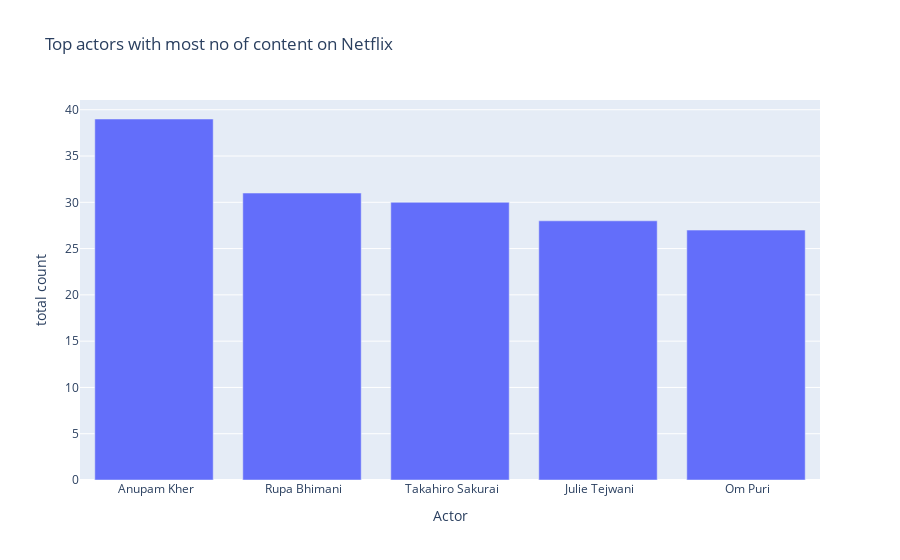

Notebook cell for this chart:
### Markdown cell above
** Analysing top 5 actors on Netflix

### Code cell
df['cast'] = df['cast'].fillna("Cast not specified")  # fill null values
df_cast = pd.DataFrame()    # create the dataframe
df_cast = df['cast'].str.split(',',expand=True).stack()  # split the cast members to make different row for each
df_cast = df_cast.to_frame()    # convert to table/dataframe 
df_cast.columns = ["Actor"]  # Set the column title to Actor
actors = df_cast.groupby(["Actor"]).size().reset_index(name='total count')  # new df to group cast by total count
actors = actors[actors.Actor != 'Cast not specified']   # To remove cast not specified row
actors = actors.sort_values(by='total count', ascending=False)  # sort by total count
top5actors = actors.head()  # new df for top 5 actors
top5actors = top5actors.sort_values(by='total count', ascending=False)  # sorts top 5 actors by total count
barchart2 = px.bar(top5actors, x='Actor', y='total count', title='Top actors with most no of content on Netflix')
barchart2.show()    # show bar chart

### Figure 1 — Plotly figure (JSON) as saved in the notebook; plotly's stock layout.template omitted (floating-point values rounded to 4 significant figures)
{"data": [{"alignmentgroup": "True", "hovertemplate": "Actor=%{x}<br>total count=%{y}<extra></extra>", "legendgroup": "", "marker": {"color": "#636efa", "pattern": {"shape": ""}}, "name": "", "offsetgroup": "", "orientation": "v", "showlegend": false, "textposition": "auto", "type": "bar", "x": [" Anupam Kher", " Rupa Bhimani", " Takahiro Sakurai", " Julie Tejwani", " Om Puri"], "xaxis": "x", "y": [39, 31, 30, 28, 27], "yaxis": "y"}], "layout": {"barmode": "relative", "legend": {"tracegroupgap": 0}, "title": {"text": "Top actors with most no of content on Netflix"}, "xaxis": {"anchor": "y", "domain": [0, 1], "title": {"text": "Actor"}}, "yaxis": {"anchor": "x", "domain": [0, 1], "title": {"text": "total count"}}}}
